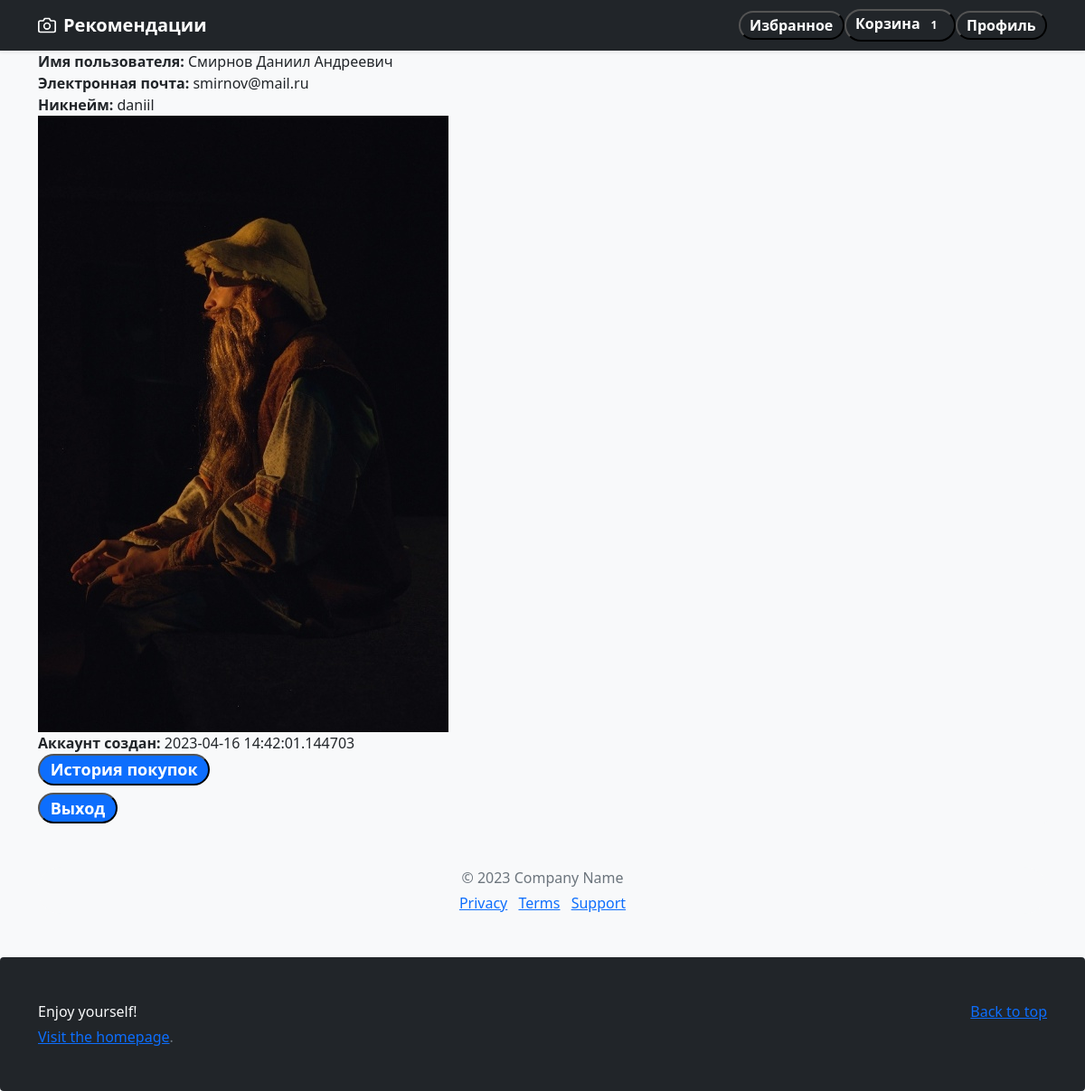
Before: /profile (signed in) with the older database file.
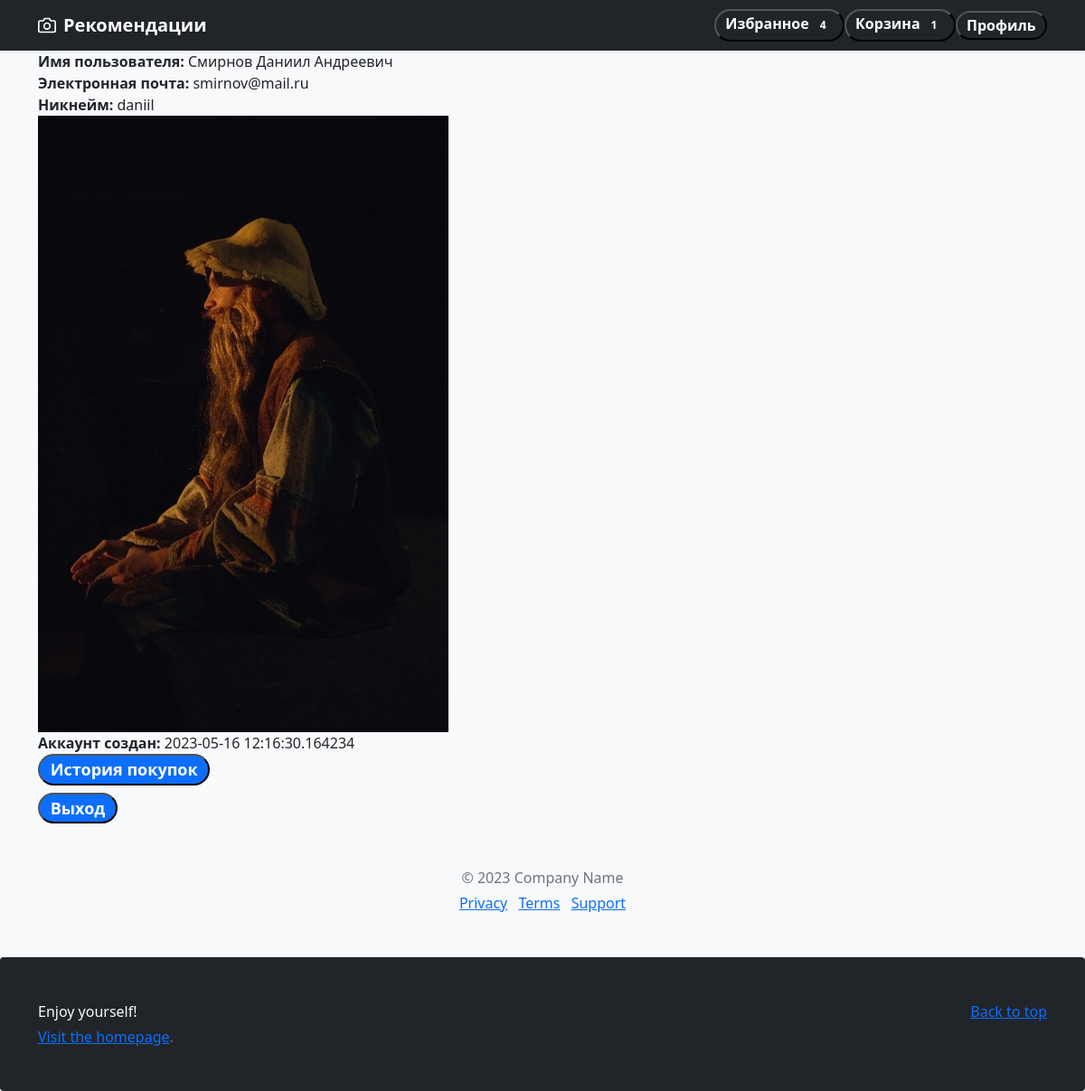
After: the same page with the newer database file.
### app.py (models this page shows, shortened)
class User(UserMixin, db.Model):
    id = db.Column(db.Integer(), primary_key=True)
    username = db.Column(db.String(120), index=True)
    email = db.Column(db.String(120), index=True, unique=True)
    login = db.Column(db.String(120), index=True)
    password_hash = db.Column(db.String(128))
    photo = db.Column(db.String, default=None)
    created_on = db.Column(db.DateTime(), default=datetime.now(timezone.utc))

### main.py (the view)
@app.route('/profile')
def profile_current():
    if current_user.is_authenticated:
        user = User.query.get(int(current_user.id))
        cart, like = cart_and_like()
        return render_template('profile.html', user=user, cart=cart, like=like)
    else:
        return redirect('/')

### main.py (called while the page is built)
def cart_and_like():
    cart = len(ItemsInBag.query.filter_by(idUser=current_user.id).all())
    like = len(ItemsInFavorite.query.filter_by(idUser=current_user.id).all())
    return cart, like

@login_manager.user_loader
def load_user(user):
    return User.query.get(int(user))

### templates/profile.html (shortened to what this page needs)
{% extends 'base.html' %}
{% block body %}
<body class="bg-light">
<div class="container">
    <main class="bg-light rounded">
        <b> Имя пользователя: </b> {{ user.username }} <br>
        <b> Электронная почта: </b> {{ user.email }} <br>
        <b> Никнейм: </b> {{ user.login }} <br>
        <b> <img src="{{ user.photo }}"> </b> <br>
        <b> Аккаунт создан: </b> {{ user.created_on}} <br>
        <h4><a href="/history_orders">
            <button class="badge bg-primary rounded-pill">История покупок</button>
        </a></h4>
        <h4>
        <a href="/logout">
            <button class="badge bg-primary rounded-pill">Выход</button>
        </a></h4>
    </main>
    <footer class="my-5 text-muted text-center text-small bg-light rounded-pill">
      <p class="mb-1">© 2023 Company Name</p>
      <ul class="list-inline">
        <li class="list-inline-item"><a href="#">Privacy</a></li>
        <li class="list-inline-item"><a href="#">Terms</a></li>
        <li class="list-inline-item"><a href="#">Support</a></li>
      </ul>
    </footer>
</div>
</body>
{% endblock %}

Changed rows visible on the page:
changed User "Смирнов Даниил Андреевич": created_on "2023-04-16 14:42:01.144703" → "2023-05-16 12:16:30.164234"
Other visible differences:
{{ like }}: (not shown) → "4"
